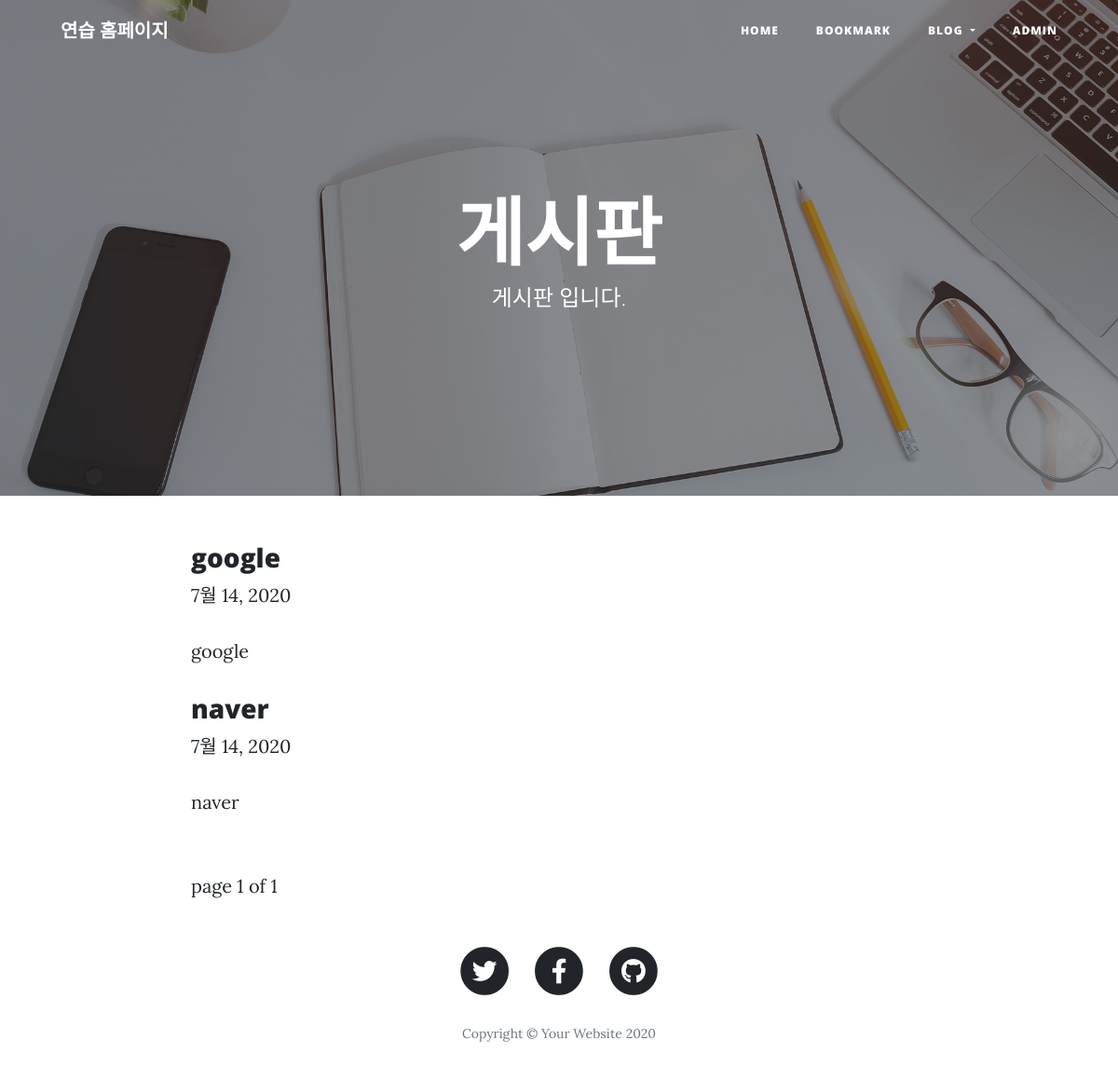
/blog/, run on an earlier commit of the app's database.
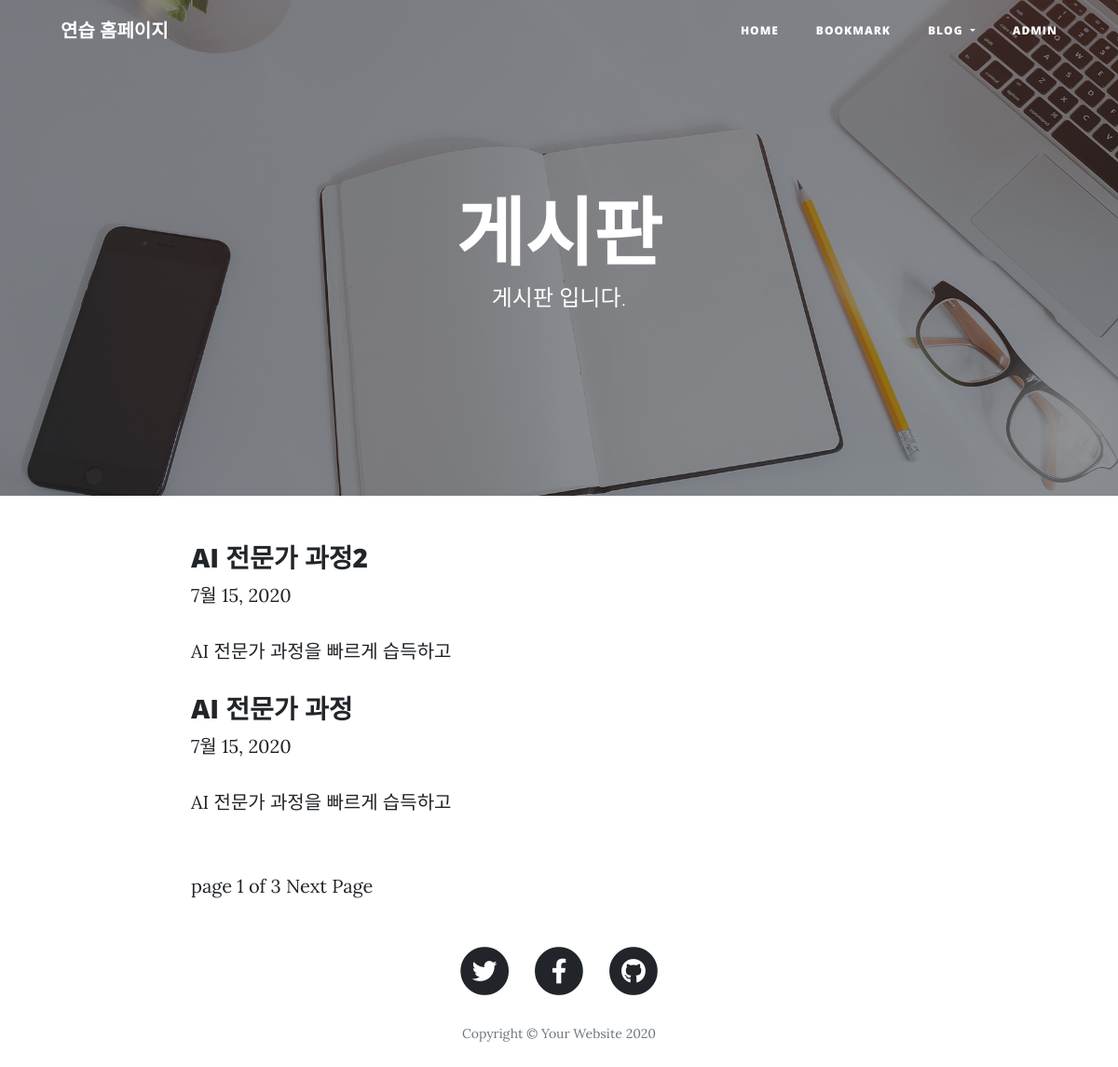
And on a later commit of the database.
### blog/models.py (models this page shows, shortened)
class Post(models.Model):
    title = models.CharField(verbose_name='TITLE', max_length=50)
    slug = models.SlugField('SLUG', unique=True, allow_unicode=True, help_text='one word for title for title alias.')
    description = models.CharField('DESCRIPTION', max_length=100, blank=True, help_text='simple description text.')
    content = models.TextField('CONTENT')
    create_dt = models.DateTimeField('CREATE DATE', auto_now_add=True)
    modify_dt = models.DateTimeField('MODIFY DATE', auto_now=True)
    class Meta:
        verbose_name = 'post'
        verbose_name_plural = 'posts'
        db_table = 'blog_posts'
        ordering = ('-modify_dt',)
    def get_absolute_url(self):
        return reverse('blog:post_detail', args=(self.slug,))

### blog/views.py (the view)
# urls.py: path('', views.PostLV.as_view(), name='index'),
class PostLV(ListView):
    model = Post
    template_name = 'blog/post_all.html'
    context_object_name = 'posts'
    paginate_by = 2

### blog/templates/blog/post_all.html (shortened to what this page needs)
{% extends 'base.html' %}
{% load static %}
{% block header %}
<header class="masthead" style="background-image: url({% static 'img/home-bg.jpg' %})">
    <div class="overlay"></div>
    <div class="container">
      <div class="row">
        <div class="col-lg-8 col-md-10 mx-auto">
          <div class="site-heading">
            <h1> 게시판 </h1>
            <span class="subheading"> 게시판 입니다.</span>
          </div>
        </div>
      </div>
    </div>
  </header>
{% endblock %}
{% block content %}
<div id="content">
    <div class="row">
      <div class="col-lg-8 col-md-10 mx-auto">
        {% for post in posts %}
            <h3><a href='{{ post.get_absolute_url }}'>{{ post.title }}</a></h3>
            {{ post.modify_dt|date:"N d, Y"}}
            <p>{{ post.description }}</p>
        {% endfor %}
        <br>
        <div>
            <span>
                page {{ page_obj.number }} of {{ page_obj.paginator.num_pages }}
                {% if page_obj.has_next %}
                    <a href="?page={{ page_obj.next_page_number }}">Next Page</a>
                {% endif %}
            </span>
        </div>
      </div>
    </div>
</div>
{% endblock %}

What changed in the data, as far as the page shows it:
no longer on this page (row unchanged): Post: title "google", modify_dt "7월 14, 2020", description "google"
no longer on this page (row unchanged): Post: title "naver", modify_dt "7월 14, 2020", description "naver"
added Post: title "AI 전문가 과정2", modify_dt "7월 15, 2020", description "AI 전문가 과정을 빠르게 습득하고"
added Post: title "AI 전문가 과정", modify_dt "7월 15, 2020", description "AI 전문가 과정을 빠르게 습득하고"
Also different on the page:
{{ page_obj.paginator.num_pages }}: "1" → "3"
text now shown: "Next Page"
